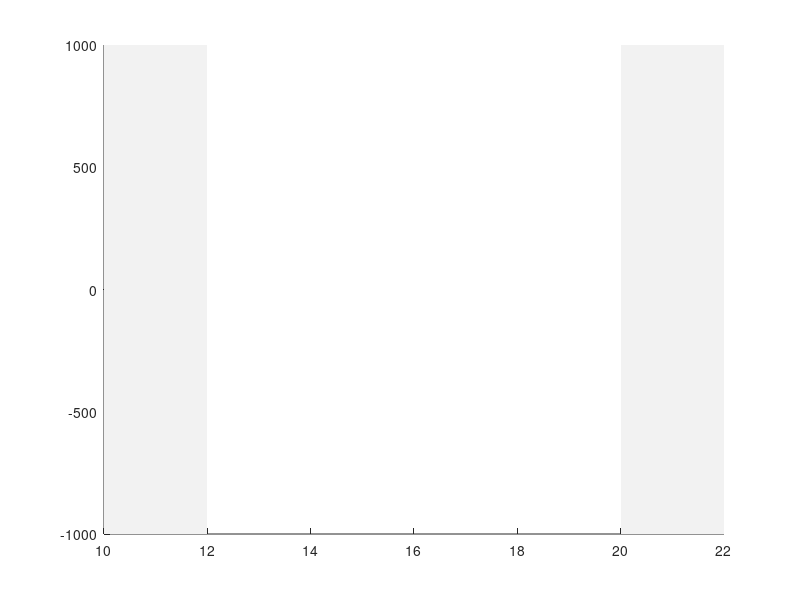

Recreate this plot in MATLAB. (Note: this script raises an error after producing the figure.)


%%
unit_list = [8];
N = 10000;

Fs = 30000;
t_start = 10;
t_end   = 22;
mean_window_hours = 1/6;

C1 = [0.05 0.05 0.05;
      0.25 0.25 0.25;
      0.5 0.5 0.5;
      0.75 0.75 0.75];

C1 = [1 0.5 0;
      0 0.5 1;
      1 0.5 1;
      0 0.5 0];


figure
% tt = tiledlayout(numel(unit_list),1);
patch([10 12 12 10], [-1000 -1000 1000 1000], ...
    [0.95 0.95 0.95], ...
    'EdgeColor', 'none')

patch([20 22 22 20], [-1000 -1000 1000 1000], ...
    [0.95 0.95 0.95], ...
    'EdgeColor', 'none')
yMIN = 0;
yMAX = 0;
for unit_iter = 1 : numel(unit_list)
    unit_no = unit_list( unit_iter );
    
    unit_events = sp_u{1}(:) == unit_no; 
    
    unit_times = sp{1}( unit_events ) ./ Fs;
    
    unit_times_block = unit_times <= (60*60*t_end) & unit_times >= (60*60*t_start);
    
    unit_amps = d_Amps{1}( unit_events, : );
    
    unit_amps_block = unit_amps( unit_times_block,: );



    samps = sort( randperm( sum(unit_times_block), N) );
    
    temp_times = unit_times( unit_times_block );
    temp_times_samps = temp_times(samps) ./ (60*60);


    unit_sliding_means = movmean( unit_amps_block(samps,:), mean_window_hours, ...
                                  'SamplePoints',temp_times_samps) .* 10^6;

    unit_sliding_stds = movstd( unit_amps_block(samps,:) .* 10^6, mean_window_hours, ...
                                  'SamplePoints',temp_times_samps);
    % nexttile()
    hold on
    for j=1:4

        mean_line   = unit_sliding_means(:,j)';
        bottom_line = mean_line - 1*unit_sliding_stds(:,j)';
        top_line    = mean_line + 1*unit_sliding_stds(:,j)';
        % plot(temp_times_samps, unit_amps_block(samps,j).*10^6,'-', ...
        %     'color', [C1(j,:) 0.2]);
        patch([temp_times_samps  fliplr(temp_times_samps)], ...
              [bottom_line  fliplr( top_line )], ...
              C1(j,:), ...
              'FaceAlpha', 0.05, ...
              'EdgeColor', C1(j,:), ...
              'LineWidth', 0.5)
        plot(temp_times_samps, mean_line, ...
            'Color', C1(j,:), ...
            'LineWidth',1)
        ax = gca;
        ax.TickDir = 'out';
        box off
        % grid off
        % yMIN = min(yMIN, min(unit_amps_block(samps,j).*10^6));
        % yMAX = max(yMAX, max(unit_amps_block(samps,j).*10^6));

    end
end

% for j = 1 : numel(unit_list)
%     nexttile(j)
%     xticks(0:1:max(xlim))
%     if j < numel(unit_list)
%         xticklabels({});
%     else
%         xlabel('Hours since recording start')
%     end
%     ylabel('$\mu$V', 'Interpreter','latex')
%     % ylim([yMIN yMAX])
%     ylim(ylim)
%     text(max(xlim), min(ylim), ...
%         sprintf('GT unit %d', unit_list(j)), ...
%         'HorizontalAlignment','right', ...
%         'VerticalAlignment','bottom')
% end


xticks(10:2:22)
xlim([10 22])
ylim([-410 0])
% tt.TileSpacing = 'compact';
fig_width   = 1.75;
fig_height  = 1;

set(gca, 'FontSize', 8)
resize_figure(gcf, gca, fig_width, fig_height, 'inches');
% tt.Units = 'inches';
% set(gcf, 'Units', 'Inches')
% set(gcf, 'Position', [0 0 10 10])
% % tt.OuterPosition = [0 0 3*[fig_width fig_height]];
% tt.InnerPosition = [fig_width/4 fig_width/4 fig_width fig_width];
%%
% figure
% scatter(temp_times(samps) ./ (60 * 60), unit_amps_block(samps,:).*10^4, 10, ...
%     C1);
% 
% xticks(0:1:max(xlim))
% grid on
% set(gca, 'LineWidth', 1.5)
% title(sprintf('Unit: %d', unit_no))